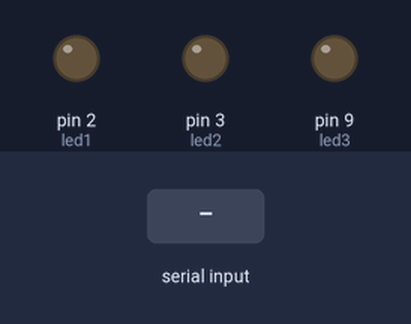
Simulated run of this sketch. Board: Arduino Uno, built with avr-gcc and run on an emulated ATmega328P. On the bench: output pins drawn as LEDs (lit = HIGH). Inputs (shaded band) come from the test bench.

Above: at 1.2 s.
1.3 s: "90,45\n" received over Serial
At 1.6 s:
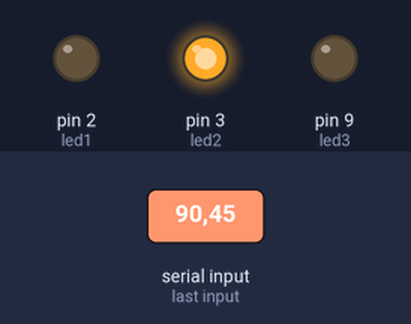
2.8 s: "2\n" received over Serial
At 3.8 s:
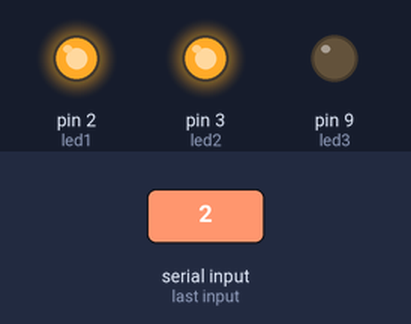
4.3 s: "30,150\n" received over Serial
At 5.0 s:
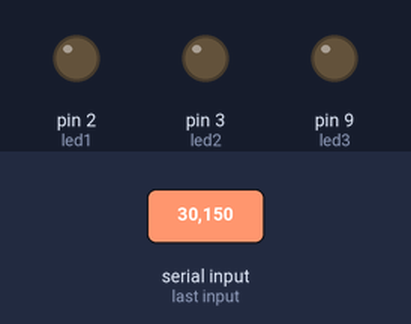
5.8 s: "4\n" received over Serial
At 6.1 s:
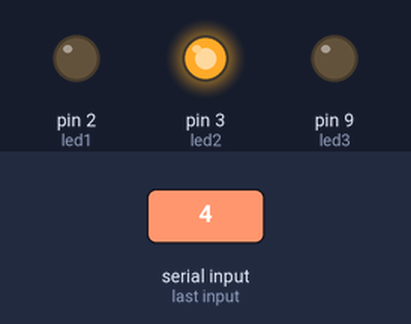
7.3 s: "90\n" received over Serial
At 8.4 s:
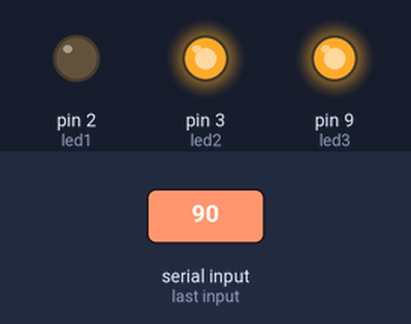
8.8 s: "200\n" received over Serial
At 9.6 s:
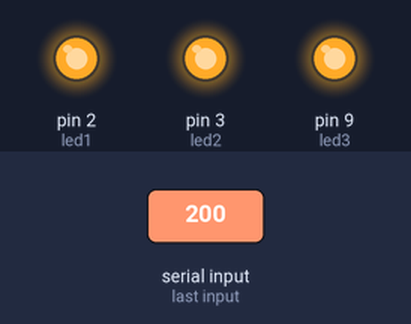
Timing chart, 0 to 11.3 s (numbered marks = the images above; inputs shaded):
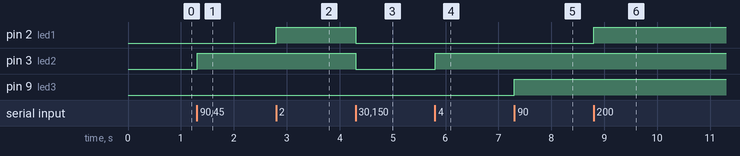

The sketch:

Serial_Control__3_LED_.ino
```cpp
int led1 = 2;
int led2 = 3;
int led3 = 9;
int dat1;
int dat2;


void setup() {
  Serial.begin(9600);
  pinMode(led1, OUTPUT);
  pinMode(led2, OUTPUT);
  pinMode(led3, OUTPUT);
}

void readData(){

  if (Serial.available()>0){
      int c = (Serial.read()-48);
      dat1 = c;
  }
}

void control_1(){
      if (dat1 < 5){
        switch (dat1){

        case 1:
          digitalWrite(led1, LOW);
          break;

        case 2:
          digitalWrite(led1, HIGH);
          break;

        case 3:
          digitalWrite(led2, LOW);
          break;

        case 4:
          digitalWrite(led2, HIGH);
          break;
      }
     }
     if (dat1 >=5){
        dat2 = map(dat1, 5, 9, 0, 255);
        analogWrite(led3, dat2);
     }
}


void loop() {

  readData();
  control_1();
  delay(1);
  }
```

Measured:
- after the input at 1.3 s, pin 3 (led2): LOW → HIGH at once
- after the input at 2.8 s, pin 2 (led1): LOW → HIGH at once
- after the input at 4.3 s, pin 2 (led1), pin 3 (led2): HIGH → LOW at once
- after the input at 5.8 s, pin 3 (led2): LOW → HIGH at once
- after the input at 7.3 s, pin 9 (led3): LOW → HIGH at once
- after the input at 8.8 s, pin 2 (led1): LOW → HIGH at once
